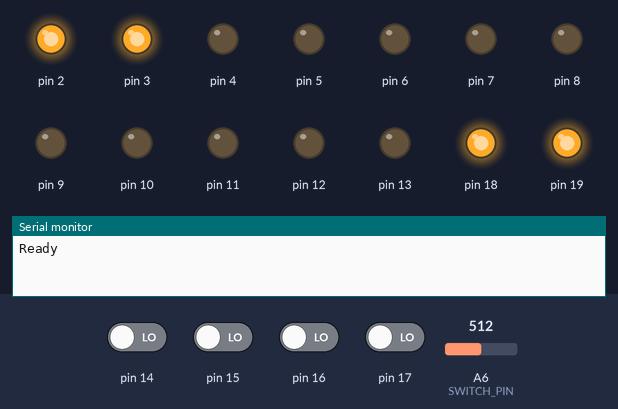
Simulated run of this sketch. Board: Arduino Nano, built with avr-gcc and run on an emulated ATmega328P. Shown: output pins drawn as LEDs (lit = HIGH), the last lines printed to the serial monitor. The inputs (shaded band) are chosen by the test bench; at power-on: pin 14–17 LOW, A6 (SWITCH_PIN) = 512.

Above: at 0.1 s.
At 2.2 s:
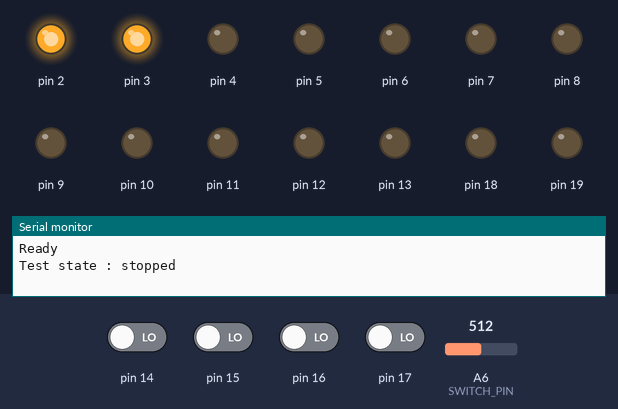
2.3 s: A6 (SWITCH_PIN) set to 12
3.8 s: A6 (SWITCH_PIN) set to 9
At 4.9 s:
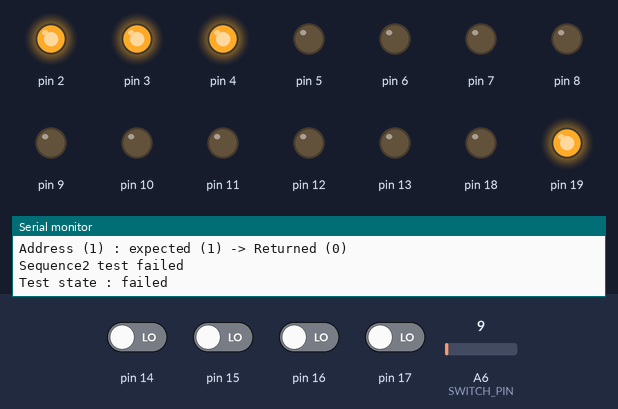
Timing chart, 0 to 6.8 s (numbered marks = the images above; inputs shaded):
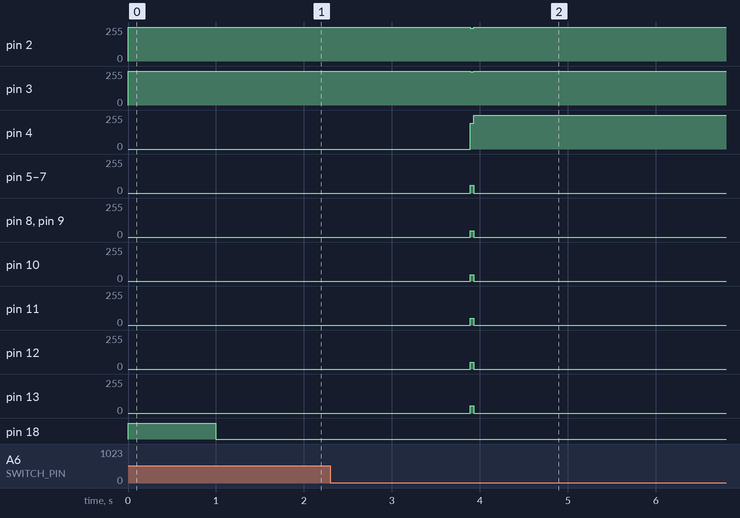

Measured:
- the behaviour switches between 11 and 10 on A6 (SWITCH_PIN) (found by bisection; images 1 and 2)
- after the input at 2.3 s, every drawn part: stays the same
- after the input at 3.8 s, pin 2: 255/255 → 244/255 after 0.09 s, → 255/255 0.04 s later; pin 3: 255/255 → 248/255 after 0.09 s, → 255/255 0.04 s later; pin 4: 0/255 → 255/255 after 0.09 s; pin 5–7: 0/255 → 59/255 after 0.09 s, → 0/255 0.04 s later; pin 8, pin 9: 0/255 → 47/255 after 0.09 s, → 0/255 0.04 s later

The sketch:

SRAM2114_Tester.ino
```cpp
/**
   Basic 2114 Static RAM tester

   The 2114 is a 4096 bit static ram chip organised as 1024 4 bit values
   This type of RAM is used on the ZX81.

   Both LED's are lit for 1 second at startup.
   The button can then be used to start/start testing.
   The green led flashes during testing
   The red led will be lit following a test failure
   Both leds will be off when tests are not running
*/

/*
   Some standard timings for 2144 Static RAM chips
   ------------------------------------------------
   Minimum write pulse time = 150ns
   Data setup time = 150ns
   Write cycle time = 300ns

   PIN definitions

   Port Arduino   2114
   -------------------
   PC0  A0        IO1
   PC1  A1        IO2
   PC2  A2        IO3
   PC3  A3        IO4

   LEDs & Pushbutton
   -------------------
   PC4  A4        Green LED
   PC5  A5        Red LED

   // A6 & A7 can only be analog inputs and don't have internal pulls
   // But that's all I have left to work with
   PC6  A6        Switch

   Special
   -------------------
   PD0  0         Serial (Debug) - leave empty for USB
   PD1  1         Serial (Debug) - leave empty for USB
   PD2  2         /CS (Chip Select)
   PD3  3         /WE (Write Enabled)

   Address lines
   -------------------
   PD4  4         A0
   PD5  5         A1
   PD6  6         A2
   PD7  7         A3
   PB0  8         A4
   PB1  9         A5
   PB2  10        A6
   PB3  11        A7
   PB4  12        A8
   PB5  13        A9
*/
#define MAX_ADDRESS 1024
#define MAX_VALUE 16
#define NUM_BITS 4

// Data pins
#define DATA_PINS 0b00001111    // A0...A3

// LED pins
#define GREEN_LED  0b00010000   // A4
#define RED_LED    0b00100000   // A5

// The serial pins are PD0 and PD1
#define SERIAL_PINS 0b00000011  // D0 & D1

// RAM pins
#define RAM_CS     0b00000100  // Active Low - D2
#define RAM_WE     0b00001000  // Active Low - D3

// Helper Macros for the LEDS
#define green_led_on()  PORTC |= GREEN_LED
#define green_led_off() PORTC &= ~GREEN_LED
#define toggle_green_led() PORTC ^= GREEN_LED

#define red_led_on()    PORTC |= RED_LED
#define red_led_off()   PORTC &= ~RED_LED

// NB: CS and WE are active low so ON==0 and OFF==1
// We don't want to mess with the serial pins on PD0 and PD1 so mask them off
#define enable_cs()     PORTD &= (~RAM_CS)
#define disable_cs()    PORTD |= (RAM_CS | SERIAL_PINS)

#define enable_we()     PORTD &= (~RAM_WE)
#define disable_we()    PORTD |= (RAM_WE | SERIAL_PINS)

#define disable_ram()   PORTD |= (RAM_WE | RAM_CS | SERIAL_PINS)

#define data_in()       DDRC = RED_LED | GREEN_LED;               // LED's output rest input
#define data_out()      DDRC = RED_LED | GREEN_LED | DATA_PINS;   // 0110 1111 - ALL Output except switch

#define SWITCH_PIN  A6

/**
   Global variables
*/
enum stateModel {
  stopped,
  running,
  failed
};

stateModel test_running = stopped;

// Button debounce variables
boolean buttonValue = false;
boolean previousButtonValue = false;
unsigned long lastDebounceTime = 0L;
unsigned long debounceDelay = 50;

/**
   Setup the direction of the pins
   Disable CS and WE ready to start running tests
*/
void setup() {
  // Setup the serial debug
  Serial.begin(115200);

  // IO pins*4 (IN = 0) and LED pins*2 (OUT = 1)
  DDRC = RED_LED | GREEN_LED;
  // All output but leave serial lines alone (PD0 and PD1)
  DDRD |=  0b11111100;     // 1111 1100
  // A4-A9 outputs
  DDRB = 0b00111111;       // 0011 1111

  // define switch with internal pullup
  pinMode( SWITCH_PIN, INPUT );

  // Set the initial state of the Chip select and write enabled to OFF
  disable_cs();
  disable_we();

  Serial.println("Ready");
  green_led_on();
  red_led_on();

  delay(1000);
  set_test_state(stopped);
}

/**
   Run the main test loop
*/
void loop() {
  check_button();

  if ( test_running == running ) {
    toggle_green_led();

    if (!test_sequence() ) {
      Serial.println("Sequence test failed");
      set_test_state( failed );
    }
    else if (!test_sequence2() ) {
      Serial.println("Sequence2 test failed");
      set_test_state( failed );
    }
    else if (!test_sliding_bit() ) {
      Serial.println("Sliding bit test failed");
      set_test_state( failed );
    }
    else if (!test_checker_board() ) {
      Serial.println("Checker board test failed");
      set_test_state( failed );
    }
  }
}

/*
   Check if the button has been pressed
   Includes simple button debounce
*/
void check_button() {
  boolean pressed = false;

  if ( analogRead(SWITCH_PIN) <= 10 ) {
    pressed = true;
  }

  if ( pressed && !previousButtonValue) {
    lastDebounceTime = millis();
  }

  if ((millis() - lastDebounceTime) > debounceDelay) {
    if ( pressed && !buttonValue) {
      switch ( test_running ) {
        case running :
          set_test_state( stopped );
          break;
        case stopped :
          set_test_state( running );
          break;
        case failed :
          set_test_state( stopped );
          break;
      }
    }
    buttonValue = pressed;
  }
  previousButtonValue = pressed;
}

/**
   Set the status of the LEDS and whether the tests are running
*/
void set_test_state(stateModel state) {
  switch (state) {
    case stopped :
      green_led_off();
      red_led_off();
      Serial.println("Test state : stopped");
      break;
    case running :
      green_led_on();
      red_led_off();
      Serial.println("Test state : running");
      break;
    case failed :
      green_led_off();
      red_led_on();
      Serial.println("Test state : failed");
      break;
  }

  test_running = state;
}

/*********************************************************
   Tests to execute
 *********************************************************/

/*
   Write an incrementing value to each consecutive memory location
   and read it back immediately
*/
boolean test_sequence() {
  byte test_data = 0;
  for (word address = 0; address < MAX_ADDRESS ; address++) {
    test_data = address % MAX_VALUE;
    if (!test_write_read( address, test_data)) {
      return false;
    }
  }
  return true;
}

/**
   Write a to each memory location then read them all back
*/
boolean test_sequence2() {
  byte test_data = 0;
  for (word address = 0; address < MAX_ADDRESS ; address++) {
    test_data = address % MAX_VALUE;
    write_data_to_address(address, test_data);
  }

  set_data(0);

  for (word address = 0; address < MAX_ADDRESS ; address++) {
    test_data = address % MAX_VALUE;
    byte result = read_data_at_address(address);
    if ( result != test_data) {
      output_test_result(address, test_data, result);
      return false;
    }
  }

  return true;
}

/*
   Slide a bit through each position for each location
*/
boolean test_sliding_bit() {
  for (word address = 0; address < MAX_ADDRESS; address++ ) {
    for (int x = 0; x <= NUM_BITS; x++) {
      byte data = (1 << x) & 0b00001111;
      if ( !test_write_read( address , data)) {
        return false;
      }
    }
  }

  return true;
}

boolean test_checker_board() {
  byte pattern = 0b00000101;
  for (word address = 0; address < MAX_ADDRESS; address++ ) {
    if (!test_write_read(address, pattern)) {
      return false;
    }
    pattern = ~pattern & 0b00001111;
  }

  pattern = 0b00000101;
  for (word address = 0; address < MAX_ADDRESS; address++ ) {
    byte result = read_data_at_address( address );
    if ( pattern != result ) {
      output_test_result( address, pattern , result );
      return false;
    }
    pattern = ~pattern & 0b00001111;
  }
  return true;
}

/*****************************************************
   Utility test routines
 *****************************************************/
boolean test_write_read( word address, byte value ) {
  write_data_to_address( address , value );
  byte result = (byte)read_data_at_address(address);
  if ( result != value) {
    output_test_result(address , value, result);
    return false;
  }
  return true;
}

void output_test_result( word address, byte expected, byte returned) {
  Serial.print("Address (");
  Serial.print(address);
  Serial.print(") : expected (");
  Serial.print(expected, BIN);
  Serial.print(") -> Returned (");
  Serial.print(returned, BIN);
  Serial.println(")");
}


/************************************************
   Bit bashing routines to read and write data
 ************************************************/
void set_address(word address) {
  // Mask first 4 bits to avoid serial and CS/WE then
  PORTD &= 0b00001111;
  PORTD |= (byte)(0b00001111 & address) << 4;

  PORTB &= 0b11000000;
  PORTB |= (byte)(0b00111111 & (address >> 4));
}

void set_data(byte data) {
  PORTC &= 0b11110000;
  PORTC |= (data & 0b00001111);
}

byte get_data() {
  byte data = (PINC & 0b00001111);
  return data;
}

/*
   Write the data to the specified address
*/
void write_data_to_address(word address, byte data) {
  disable_ram();
  data_out();

  set_address(address);
  set_data(data);

  enable_cs();
  enable_we();

  // Wait for write = 300ns - a NOP is 62.5ns
  asm("NOP");
  asm("NOP");
  asm("NOP");
  asm("NOP");
  asm("NOP");
  asm("NOP");

  disable_ram();
}

/*
   Read the data at the specified address
   The data will be in the low bits of the byte
*/
byte read_data_at_address(word address) {

  disable_ram();
  data_in();

  set_address(address);
  enable_cs();

  // Wait for read = 150ns - a NOP is 62.5ns assuming 16Mhz clock
  asm("NOP");
  asm("NOP");
  asm("NOP");
  asm("NOP");

  byte data = get_data();
  disable_ram();

  return data;
}

/*
   Debug output routines
*/
void output_debug() {
#ifdef DEBUG

  byte port = PORTD;
  boolean chip_select = !(port & 0b00000100);
  boolean write_enabled = !(port & 0b00001000);

  Serial.print("/CS : ");
  Serial.println( chip_select ? "ON" : "OFF");
  Serial.print("/WE : ");
  Serial.println( write_enabled ? "ON" : "OFF");
#endif
}
```
